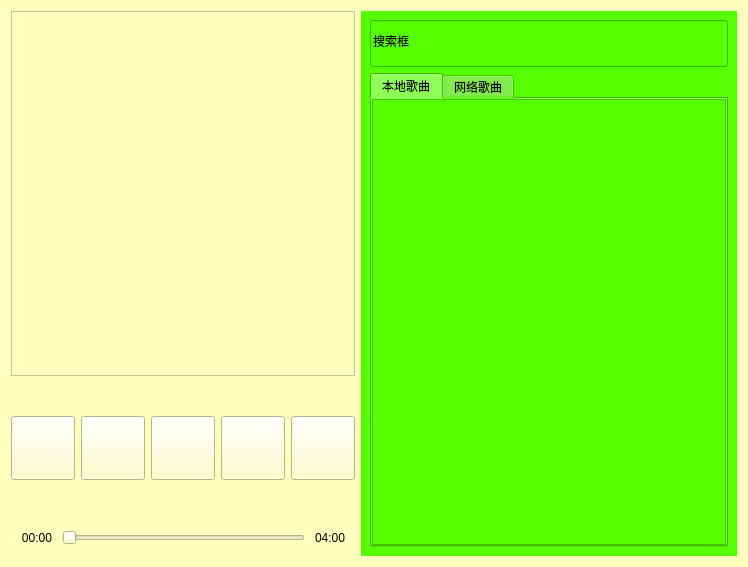
<?xml version="1.0" encoding="UTF-8"?>
<ui version="4.0">
 <class>MusicWindow</class>
 <widget class="QWidget" name="MusicWindow">
  <property name="geometry">
   <rect>
    <x>0</x>
    <y>0</y>
    <width>748</width>
    <height>567</height>
   </rect>
  </property>
  <property name="windowTitle">
   <string>MusicWindow</string>
  </property>
  <property name="styleSheet">
   <string notr="true">background-color: rgb(255, 255, 190);</string>
  </property>
  <layout class="QHBoxLayout" name="horizontalLayout_2" stretch="2,3">
   <item>
    <layout class="QVBoxLayout" name="verticalLayout" stretch="20,1,5,1,2">
     <item>
      <widget class="QGraphicsView" name="graphicsView"/>
     </item>
     <item>
      <spacer name="verticalSpacer_10">
       <property name="orientation">
        <enum>Qt::Vertical</enum>
       </property>
       <property name="sizeType">
        <enum>QSizePolicy::Fixed</enum>
       </property>
       <property name="sizeHint" stdset="0">
        <size>
         <width>20</width>
         <height>20</height>
        </size>
       </property>
      </spacer>
     </item>
     <item>
      <layout class="QGridLayout" name="gridLayout" rowstretch="1,1,1" columnstretch="2,1,2,1,4,1,2,1,2">
       <item row="1" column="8">
        <widget class="QPushButton" name="pushButton_5">
         <property name="minimumSize">
          <size>
           <width>64</width>
           <height>64</height>
          </size>
         </property>
         <property name="maximumSize">
          <size>
           <width>128</width>
           <height>128</height>
          </size>
         </property>
         <property name="styleSheet">
          <string notr="true">border-image: url(:/icons/musiclist.ico);</string>
         </property>
         <property name="text">
          <string/>
         </property>
        </widget>
       </item>
       <item row="1" column="6">
        <widget class="QPushButton" name="rightBth">
         <property name="minimumSize">
          <size>
           <width>64</width>
           <height>64</height>
          </size>
         </property>
         <property name="maximumSize">
          <size>
           <width>128</width>
           <height>128</height>
          </size>
         </property>
         <property name="styleSheet">
          <string notr="true">border-image: url(:/icons/right.ico);</string>
         </property>
         <property name="text">
          <string/>
         </property>
        </widget>
       </item>
       <item row="1" column="4">
        <widget class="QPushButton" name="playBtn">
         <property name="minimumSize">
          <size>
           <width>64</width>
           <height>64</height>
          </size>
         </property>
         <property name="maximumSize">
          <size>
           <width>128</width>
           <height>128</height>
          </size>
         </property>
         <property name="styleSheet">
          <string notr="true">border-image: url(:/icons/play.ico);</string>
         </property>
         <property name="text">
          <string/>
         </property>
        </widget>
       </item>
       <item row="1" column="7">
        <spacer name="horizontalSpacer_6">
         <property name="orientation">
          <enum>Qt::Horizontal</enum>
         </property>
         <property name="sizeHint" stdset="0">
          <size>
           <width>40</width>
           <height>20</height>
          </size>
         </property>
        </spacer>
       </item>
       <item row="2" column="0">
        <spacer name="verticalSpacer">
         <property name="orientation">
          <enum>Qt::Vertical</enum>
         </property>
         <property name="sizeHint" stdset="0">
          <size>
           <width>20</width>
           <height>40</height>
          </size>
         </property>
        </spacer>
       </item>
       <item row="1" column="2">
        <widget class="QPushButton" name="leftBtn">
         <property name="minimumSize">
          <size>
           <width>64</width>
           <height>64</height>
          </size>
         </property>
         <property name="maximumSize">
          <size>
           <width>128</width>
           <height>128</height>
          </size>
         </property>
         <property name="styleSheet">
          <string notr="true">border-image: url(:/icons/left.ico);</string>
         </property>
         <property name="text">
          <string/>
         </property>
        </widget>
       </item>
       <item row="2" column="2">
        <spacer name="verticalSpacer_2">
         <property name="orientation">
          <enum>Qt::Vertical</enum>
         </property>
         <property name="sizeHint" stdset="0">
          <size>
           <width>20</width>
           <height>40</height>
          </size>
         </property>
        </spacer>
       </item>
       <item row="1" column="5">
        <spacer name="horizontalSpacer_5">
         <property name="orientation">
          <enum>Qt::Horizontal</enum>
         </property>
         <property name="sizeHint" stdset="0">
          <size>
           <width>40</width>
           <height>20</height>
          </size>
         </property>
        </spacer>
       </item>
       <item row="2" column="8">
        <spacer name="verticalSpacer_5">
         <property name="orientation">
          <enum>Qt::Vertical</enum>
         </property>
         <property name="sizeHint" stdset="0">
          <size>
           <width>20</width>
           <height>40</height>
          </size>
         </property>
        </spacer>
       </item>
       <item row="1" column="1">
        <spacer name="horizontalSpacer_3">
         <property name="orientation">
          <enum>Qt::Horizontal</enum>
         </property>
         <property name="sizeHint" stdset="0">
          <size>
           <width>40</width>
           <height>20</height>
          </size>
         </property>
        </spacer>
       </item>
       <item row="1" column="0">
        <widget class="QPushButton" name="listenBtn">
         <property name="minimumSize">
          <size>
           <width>64</width>
           <height>64</height>
          </size>
         </property>
         <property name="maximumSize">
          <size>
           <width>128</width>
           <height>128</height>
          </size>
         </property>
         <property name="styleSheet">
          <string notr="true">border-image: url(:/icons/listen.ico);</string>
         </property>
         <property name="text">
          <string/>
         </property>
        </widget>
       </item>
       <item row="2" column="6">
        <spacer name="verticalSpacer_4">
         <property name="orientation">
          <enum>Qt::Vertical</enum>
         </property>
         <property name="sizeHint" stdset="0">
          <size>
           <width>20</width>
           <height>40</height>
          </size>
         </property>
        </spacer>
       </item>
       <item row="1" column="3">
        <spacer name="horizontalSpacer_4">
         <property name="orientation">
          <enum>Qt::Horizontal</enum>
         </property>
         <property name="sizeHint" stdset="0">
          <size>
           <width>40</width>
           <height>20</height>
          </size>
         </property>
        </spacer>
       </item>
       <item row="0" column="0">
        <spacer name="verticalSpacer_3">
         <property name="orientation">
          <enum>Qt::Vertical</enum>
         </property>
         <property name="sizeHint" stdset="0">
          <size>
           <width>20</width>
           <height>40</height>
          </size>
         </property>
        </spacer>
       </item>
       <item row="0" column="2">
        <spacer name="verticalSpacer_6">
         <property name="orientation">
          <enum>Qt::Vertical</enum>
         </property>
         <property name="sizeHint" stdset="0">
          <size>
           <width>20</width>
           <height>40</height>
          </size>
         </property>
        </spacer>
       </item>
       <item row="0" column="6">
        <spacer name="verticalSpacer_7">
         <property name="orientation">
          <enum>Qt::Vertical</enum>
         </property>
         <property name="sizeHint" stdset="0">
          <size>
           <width>20</width>
           <height>40</height>
          </size>
         </property>
        </spacer>
       </item>
       <item row="0" column="8">
        <spacer name="verticalSpacer_8">
         <property name="orientation">
          <enum>Qt::Vertical</enum>
         </property>
         <property name="sizeHint" stdset="0">
          <size>
           <width>20</width>
           <height>40</height>
          </size>
         </property>
        </spacer>
       </item>
      </layout>
     </item>
     <item>
      <spacer name="verticalSpacer_9">
       <property name="orientation">
        <enum>Qt::Vertical</enum>
       </property>
       <property name="sizeType">
        <enum>QSizePolicy::Fixed</enum>
       </property>
       <property name="sizeHint" stdset="0">
        <size>
         <width>20</width>
         <height>20</height>
        </size>
       </property>
      </spacer>
     </item>
     <item>
      <layout class="QHBoxLayout" name="horizontalLayout" stretch="1,1,6,1,1">
       <property name="spacing">
        <number>0</number>
       </property>
       <item>
        <widget class="QLabel" name="label">
         <property name="text">
          <string>00:00</string>
         </property>
         <property name="alignment">
          <set>Qt::AlignRight|Qt::AlignTrailing|Qt::AlignVCenter</set>
         </property>
        </widget>
       </item>
       <item>
        <spacer name="horizontalSpacer">
         <property name="orientation">
          <enum>Qt::Horizontal</enum>
         </property>
         <property name="sizeType">
          <enum>QSizePolicy::Fixed</enum>
         </property>
         <property name="sizeHint" stdset="0">
          <size>
           <width>10</width>
           <height>20</height>
          </size>
         </property>
        </spacer>
       </item>
       <item>
        <widget class="QSlider" name="horizontalSlider">
         <property name="orientation">
          <enum>Qt::Horizontal</enum>
         </property>
        </widget>
       </item>
       <item>
        <spacer name="horizontalSpacer_2">
         <property name="orientation">
          <enum>Qt::Horizontal</enum>
         </property>
         <property name="sizeType">
          <enum>QSizePolicy::Fixed</enum>
         </property>
         <property name="sizeHint" stdset="0">
          <size>
           <width>10</width>
           <height>20</height>
          </size>
         </property>
        </spacer>
       </item>
       <item>
        <widget class="QLabel" name="label_2">
         <property name="text">
          <string>04:00</string>
         </property>
        </widget>
       </item>
      </layout>
     </item>
    </layout>
   </item>
   <item>
    <widget class="QStackedWidget" name="stackedWidget">
     <property name="styleSheet">
      <string notr="true">background-color: rgb(85, 255, 0);</string>
     </property>
     <property name="currentIndex">
      <number>0</number>
     </property>
     <widget class="QWidget" name="page">
      <layout class="QVBoxLayout" name="verticalLayout_4" stretch="1,10">
       <item>
        <widget class="QLineEdit" name="searchlineEdit">
         <property name="sizePolicy">
          <sizepolicy hsizetype="Expanding" vsizetype="Expanding">
           <horstretch>0</horstretch>
           <verstretch>0</verstretch>
          </sizepolicy>
         </property>
         <property name="text">
          <string>搜索框</string>
         </property>
        </widget>
       </item>
       <item>
        <widget class="QTabWidget" name="tabWidget">
         <property name="currentIndex">
          <number>0</number>
         </property>
         <property name="tabBarAutoHide">
          <bool>false</bool>
         </property>
         <widget class="QWidget" name="tab">
          <attribute name="title">
           <string>本地歌曲</string>
          </attribute>
          <layout class="QVBoxLayout" name="verticalLayout_2">
           <property name="spacing">
            <number>0</number>
           </property>
           <property name="leftMargin">
            <number>0</number>
           </property>
           <property name="topMargin">
            <number>0</number>
           </property>
           <property name="rightMargin">
            <number>0</number>
           </property>
           <property name="bottomMargin">
            <number>0</number>
           </property>
           <item>
            <widget class="QTableWidget" name="tableWidget"/>
           </item>
          </layout>
         </widget>
         <widget class="QWidget" name="tab_2">
          <attribute name="title">
           <string>网络歌曲</string>
          </attribute>
          <layout class="QVBoxLayout" name="verticalLayout_3">
           <property name="spacing">
            <number>0</number>
           </property>
           <property name="leftMargin">
            <number>0</number>
           </property>
           <property name="topMargin">
            <number>0</number>
           </property>
           <property name="rightMargin">
            <number>0</number>
           </property>
           <property name="bottomMargin">
            <number>0</number>
           </property>
           <item>
            <widget class="QTableWidget" name="tableWidget_2"/>
           </item>
          </layout>
         </widget>
        </widget>
       </item>
      </layout>
     </widget>
     <widget class="QWidget" name="page_2">
      <layout class="QVBoxLayout" name="verticalLayout_5">
       <property name="spacing">
        <number>0</number>
       </property>
       <property name="leftMargin">
        <number>0</number>
       </property>
       <property name="topMargin">
        <number>0</number>
       </property>
       <property name="rightMargin">
        <number>0</number>
       </property>
       <property name="bottomMargin">
        <number>0</number>
       </property>
       <item>
        <widget class="QTextEdit" name="textEdit">
         <property name="html">
          <string>&lt;!DOCTYPE HTML PUBLIC &quot;-//W3C//DTD HTML 4.0//EN&quot; &quot;http://www.w3.org/TR/REC-html40/strict.dtd&quot;&gt;
&lt;html&gt;&lt;head&gt;&lt;meta name=&quot;qrichtext&quot; content=&quot;1&quot; /&gt;&lt;meta charset=&quot;utf-8&quot; /&gt;&lt;style type=&quot;text/css&quot;&gt;
p, li { white-space: pre-wrap; }
hr { height: 1px; border-width: 0; }
li.unchecked::marker { content: &quot;\2610&quot;; }
li.checked::marker { content: &quot;\2612&quot;; }
&lt;/style&gt;&lt;/head&gt;&lt;body style=&quot; font-family:'Microsoft YaHei UI'; font-size:9pt; font-weight:400; font-style:normal;&quot;&gt;
&lt;p style=&quot; margin-top:0px; margin-bottom:0px; margin-left:0px; margin-right:0px; -qt-block-indent:0; text-indent:0px;&quot;&gt;第二页&lt;/p&gt;&lt;/body&gt;&lt;/html&gt;</string>
         </property>
        </widget>
       </item>
      </layout>
     </widget>
    </widget>
   </item>
  </layout>
 </widget>
 <resources>
  <include location="../sources/resource.qrc"/>
 </resources>
 <connections/>
</ui>
